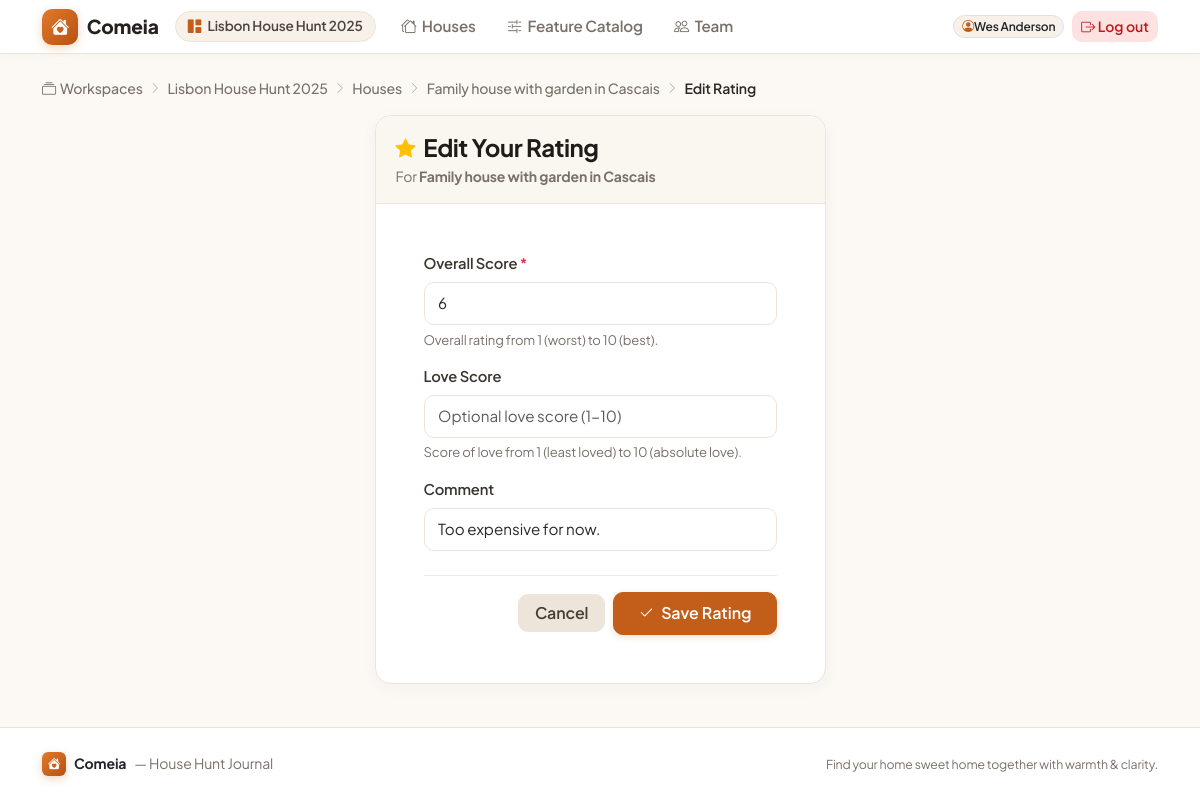
Page /w/lisbon-house-hunt-2025/houses/3/rating/ (signed in) on the earlier database version.
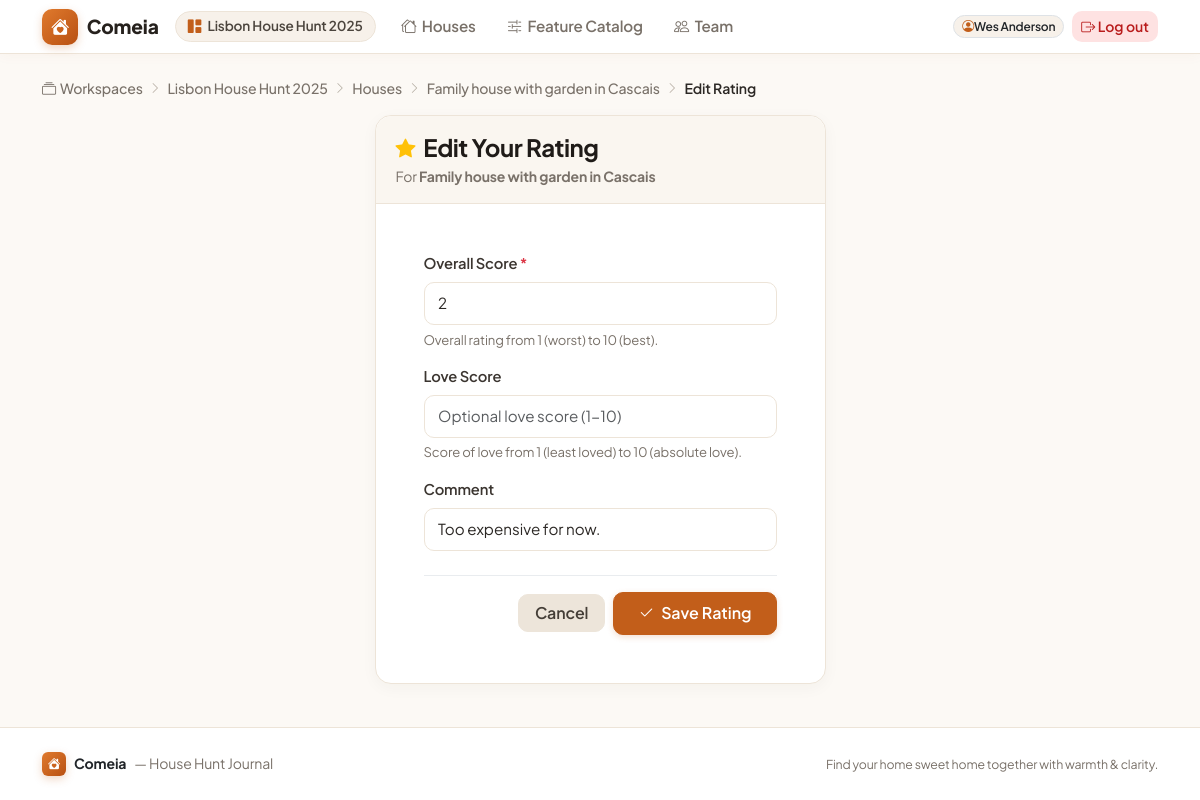
Same page on the later database version.
### properties/models.py (models this page shows, shortened)
class Rating(models.Model):
    house = models.ForeignKey(
        House, on_delete=models.CASCADE, related_name="ratings"
    )
    user = models.ForeignKey(
        settings.AUTH_USER_MODEL,
        on_delete=models.CASCADE,
        related_name="ratings",
    )
    score = models.PositiveSmallIntegerField(
        validators=[MinValueValidator(1), MaxValueValidator(10)],
        help_text=_("Score from 1 (worst) to 10 (best)."),
    )
    love_score = models.PositiveSmallIntegerField(
        validators=[MinValueValidator(1), MaxValueValidator(10)],
        null=True,
        blank=True,
        verbose_name=_("love score"),
        help_text=_("Score of love from 1 (least loved) to 10 (most loved)."),
    )
    comment = models.CharField(max_length=255, blank=True)
    created_at = models.DateTimeField(auto_now_add=True)
    updated_at = models.DateTimeField(auto_now=True)
    class Meta:
        unique_together = ("house", "user")
        ordering = ("-score", "user__username")
        verbose_name = _("rating")
        verbose_name_plural = _("ratings")

### properties/views.py (the view, shortened to what this page needs)
class RatingUpsertView(HouseScopedMixin, SuccessMessageMixin, FormView):
    form_class = RatingForm
    template_name = "properties/rating_form.html"
    success_message = "Rating saved."
    require_editor = True
    def get_initial(self) -> dict[str, Any]:
        initial = super().get_initial()
        existing = Rating.objects.filter(
            house=self.house, user=self.request.user
        ).first()
        if existing is not None:
            initial["score"] = existing.score
            initial["love_score"] = existing.love_score
            initial["comment"] = existing.comment
        return initial
    def get_context_data(self, **kwargs: Any) -> dict[str, Any]:
        context = super().get_context_data(**kwargs)
        context["existing_rating"] = Rating.objects.filter(
            house=self.house, user=self.request.user
        ).first()
        return context

### properties/forms.py
class RatingForm(forms.Form):
    score = forms.IntegerField(
        min_value=1,
        max_value=10,
        label="Overall Score",
        widget=forms.NumberInput(attrs={"min": 1, "max": 10, "class": "form-control"}),
        help_text="Overall rating from 1 (worst) to 10 (best).",
    )
    love_score = forms.IntegerField(
        min_value=1,
        max_value=10,
        required=False,
        label="Love Score",
        widget=forms.NumberInput(attrs={"min": 1, "max": 10, "class": "form-control", "placeholder": "Optional love score (1-10)"}),
        help_text="Score of love from 1 (least loved) to 10 (absolute love).",
    )
    comment = forms.CharField(
        required=False,
        max_length=255,
        widget=forms.TextInput(attrs={"size": 60, "class": "form-control", "placeholder": "Optional comments or impressions..."}),
    )

### accounts/mixins.py (called while the page is built)
    def get_context_data(self, **kwargs: Any) -> dict[str, Any]:
        context = super().get_context_data(**kwargs)
        context.setdefault("workspace", self.workspace)
        context.setdefault("membership", self.membership)
        return context

### templates/properties/rating_form.html (shortened to what this page needs)
{% extends "base.html" %}
{% block content %}
<nav class="breadcrumb-cozy" aria-label="breadcrumb">
    <a href="{% url 'accounts:workspace_list' %}"><i class="bi bi-collection me-1"></i>Workspaces</a>
    <span class="separator"><i class="bi bi-chevron-right"></i></span>
    <a href="{% url 'accounts:workspace_detail' workspace.slug %}">{{ workspace.name }}</a>
    <span class="separator"><i class="bi bi-chevron-right"></i></span>
    <a href="{% url 'properties:house_list' workspace.slug %}">Houses</a>
    <span class="separator"><i class="bi bi-chevron-right"></i></span>
    <a href="{% url 'properties:house_detail' workspace.slug house.pk %}">{{ house.title }}</a>
    <span class="separator"><i class="bi bi-chevron-right"></i></span>
    <span class="current">{% if existing_rating %}Edit Rating{% else %}Rate{% endif %}</span>
</nav>
<div class="row justify-content-center">
    <div class="col-12 col-md-8 col-lg-5">
        <div class="card card-cozy">
            <div class="card-cozy-header">
                <div class="d-flex align-items-center gap-2">
                    <i class="bi bi-star-fill text-warning fs-5"></i>
                    <h1 class="h4 font-heading mb-0">{% if existing_rating %}Edit Your Rating{% else %}Rate This House{% endif %}</h1>
                </div>
                <div class="text-muted-warm small mt-1">For <strong>{{ house.title }}</strong></div>
            </div>
            <div class="card-body p-4 p-md-5">
                <form method="post" novalidate>
                    {% for field in form %}
                        <div class="mb-3">
                            <label for="{{ field.id_for_label }}" class="form-label">
                                {{ field.label }}
                                {% if field.field.required %}<span class="text-danger">*</span>{% endif %}
                            </label>
                            {{ field }}
                            {% if field.help_text %}
                                <div class="helptext">{{ field.help_text }}</div>
                            {% endif %}
                        </div>
                    {% endfor %}
                    <div class="d-flex align-items-center justify-content-end gap-2 pt-3 border-top border-light-subtle mt-4">
                        <a href="{% url 'properties:house_detail' workspace.slug house.pk %}" class="btn btn-secondary px-3">Cancel</a>
                        <button type="submit" class="btn btn-primary px-4">
                            <i class="bi bi-check2 me-1"></i> Save Rating
                        </button>
                    </div>
                </form>
            </div>
        </div>
    </div>
</div>
{% endblock %}

Differences in the rows shown:
changed Rating "Too expensive for now.": score "6" → "2"
